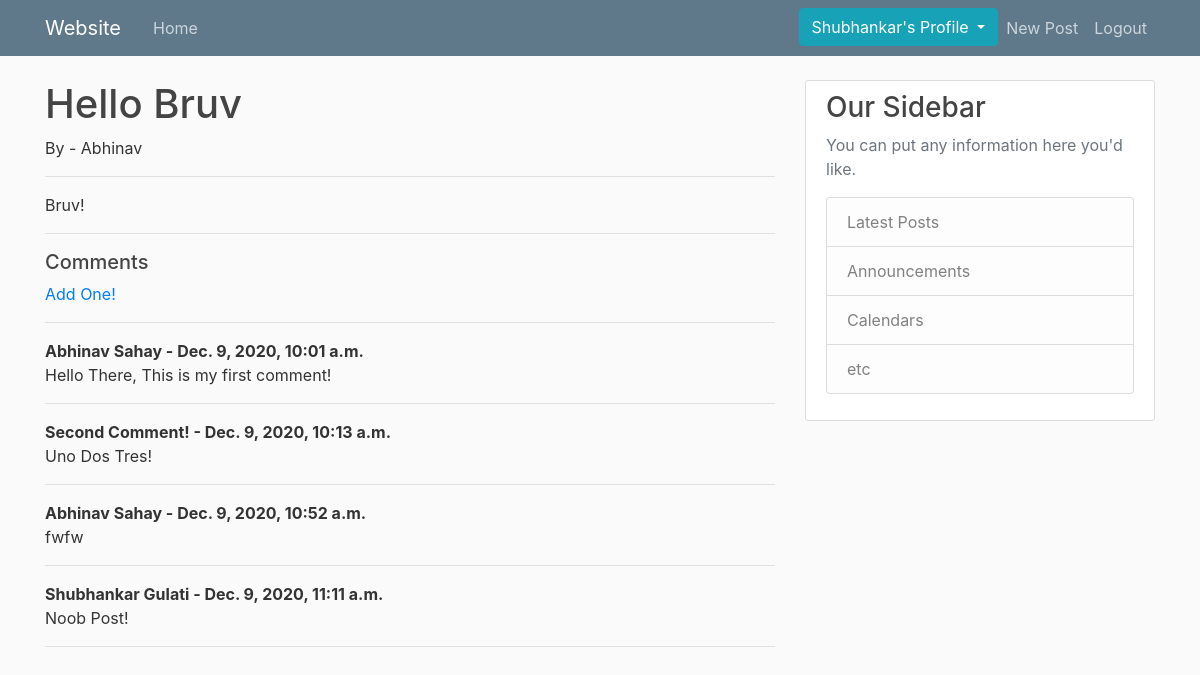
The page /article/8 (signed in) on the database its author committed.
### blog/models.py (models this page shows, shortened)
class Post(models.Model):
	title = models.CharField(max_length = 250)
	author = models.ForeignKey(User, on_delete = models.CASCADE)
	body = models.TextField()
	date = models.DateTimeField(auto_now = True)
	header_image = models.ImageField(null = True, blank = True, upload_to = "images")

class Comments(models.Model):
	post = models.ForeignKey(Post, on_delete = models.CASCADE, related_name = 'comments')
	name = models.CharField(max_length = 255, null = True, blank = True)
	body = models.TextField()
	date = models.DateTimeField(auto_now = True)

### blog/views.py (the view)
# urls.py: path('article/<int:pk>',detailview.as_view(), name = 'detail'),
class detailview(DetailView):
	model = Post
	template_name = 'article_details.html'

### blog/templates/article_details.html (shortened to what this page needs)
{% extends "base.html" %}
{% block content %}
<h1><a class = 'mr-2'> {{ post.title }} </a></h1>
By - {{ post.author.first_name }}
<hr>
<p>{{ post.body }} </p>
<hr>
<h5>Comments</h5>
{% if not post.comments.all %}
		   	{% if user.is_authenticated %}
		   	No Comments Yet, <a href = '{% url "commentpage" post.pk %}'>Add One</a>
		   	{% else %}
		   	No Comments Yet...
		   	{% endif %}
{% else %}
				{% if user.is_authenticated %}
				<a href = '{% url "commentpage" post.pk %}'>Add One!</a>
				{% endif %}
				<hr>
		   		{% for comment in post.comments.all %}
		   			<strong>
		   				{{ comment.name }} -
		   				{{ comment.date }}
		   			</strong>
		   			<br>
		   			{{ comment.body}}
		   			<hr>
				{% endfor %}
{% endif %}
{% endblock %}

### blog/templates/base.html (shortened to what this page needs)
{% load static %}
<!DOCTYPE html>
<html>
<head>
    <link rel="stylesheet" href="https://maxcdn.bootstrapcdn.com/bootstrap/4.0.0/css/bootstrap.min.css">
    <link rel="stylesheet" type="text/css" href="{% static 'blog/css/main.css' %}">
</head>
<body>
	<header class="site-header">
	  <nav class="navbar navbar-expand-md navbar-dark bg-steel fixed-top">
	    <div class="container">
	      <a class="navbar-brand mr-4" href="/">Website</a>
	      <div class="collapse navbar-collapse" id="navbarToggle">
	        <div class="navbar-nav mr-auto">
	          <a class="nav-item nav-link" href="{% url 'homepage' %}">Home</a>
	        </div>
	        <div class="navbar-nav">
	        	{% if user.is_authenticated %}
						<div class="dropdown">
							  <button class="btn btn-info dropdown-toggle" type="button" id="dropdownMenuButton" data-toggle="dropdown" aria-haspopup="true" aria-expanded="false">
							    {{ user.first_name }}'s Profile
							  </button>
						</div>
		          <a class="nav-item nav-link" href = "{% url 'addpostpage' %}">New Post</a>
		          <a class="nav-item nav-link" href="{% url 'logout' %}">Logout</a>
		        {% else %}
		          <a class="nav-item nav-link" href="{% url 'login' %}">Login</a>
		          <a class="nav-item nav-link" href="{% url 'register' %}">Register</a>
	        	{% endif %}
	        </div>
	      </div>
	    </div>
	  </nav>
	</header>
	<main role="main" class="container">
	  <div class="row">
	    <div class="col-md-8">
	      {% block content %}{% endblock %}
	    </div>
	    <div class="col-md-4">
	      <div class="content-section">
	        <h3>Our Sidebar</h3>
	        <p class='text-muted'>You can put any information here you'd like.
	          <ul class="list-group">
	            <li class="list-group-item list-group-item-light">Latest Posts</li>
	            <li class="list-group-item list-group-item-light">Announcements</li>
	            <li class="list-group-item list-group-item-light">Calendars</li>
	            <li class="list-group-item list-group-item-light">etc</li>
	          </ul>
	        </p>
	      </div>
	    </div>
	  </div>
	</main>
</body>
</html>

### static/blog/css/main.css (style rules this page uses)
body { background: #fafafa; color: #333333; margin-top: 5rem; }
h1, h2, h3, h4, h5, h6 { color: #444444; }
ul { margin: 0; }
.bg-steel { background-color: #5f788a; }
.site-header .navbar-nav .nav-link { color: #cbd5db; }
.content-section { background: #ffffff; padding: 10px 20px; border: 1px solid #dddddd; border-radius: 3px; margin-bottom: 20px; word-wrap: break-word; }

### rows shown on the page
Post: title "Hello Bruv", author.first_name "Abhinav", body "Bruv!"
Comments: name "Abhinav Sahay", date "Dec. 9, 2020, 10:01 a.m.", body "Hello There, This is my first comment!"
Comments: name "Second Comment!", date "Dec. 9, 2020, 10:13 a.m.", body "Uno Dos Tres!"
Comments: name "Abhinav Sahay", date "Dec. 9, 2020, 10:52 a.m.", body "fwfw"
Comments: name "Shubhankar Gulati", date "Dec. 9, 2020, 11:11 a.m.", body "Noob Post!"

### other values the page prints
{{ user.first_name }} "Shubhankar"
